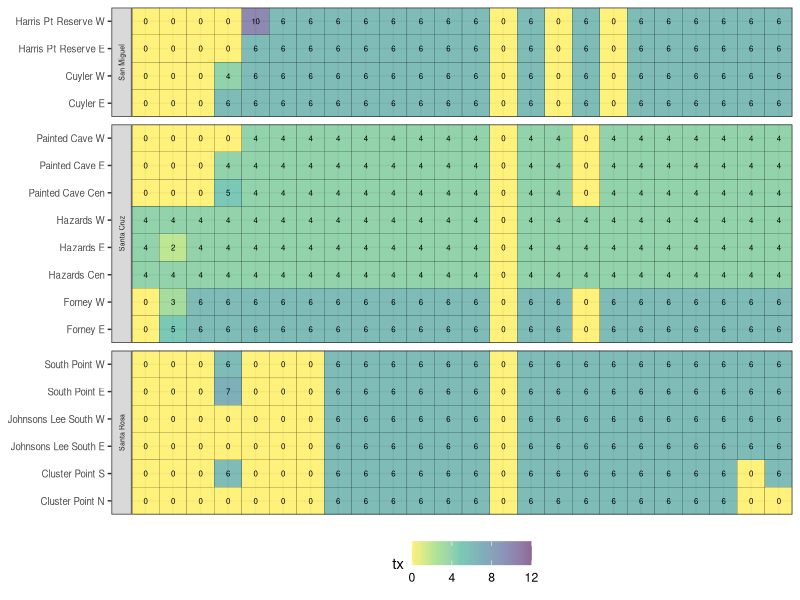
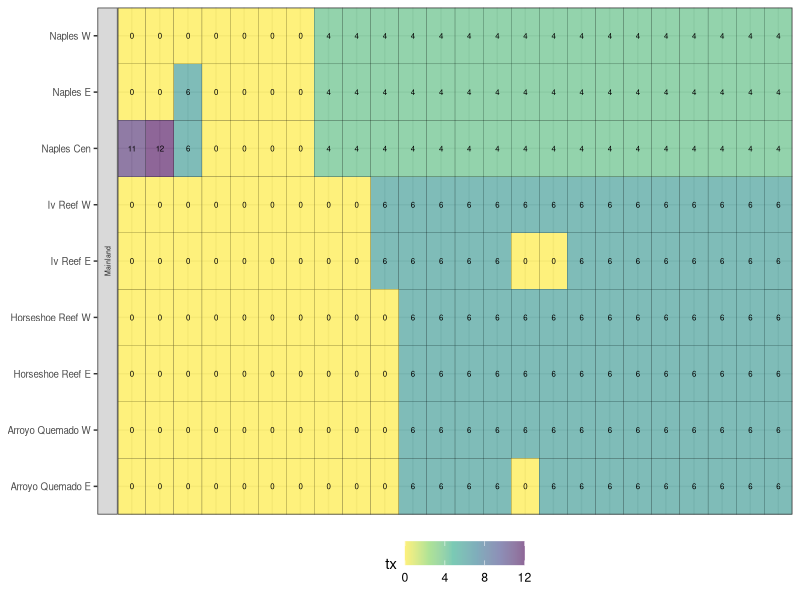
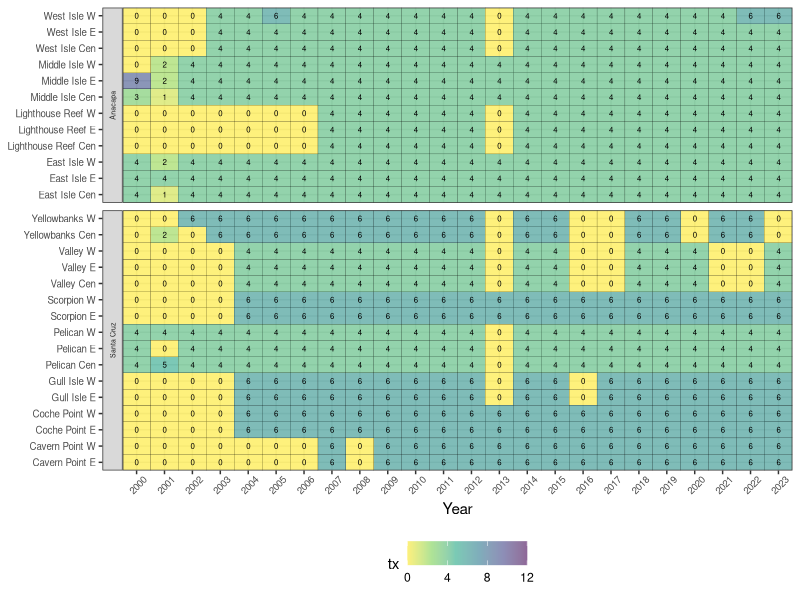
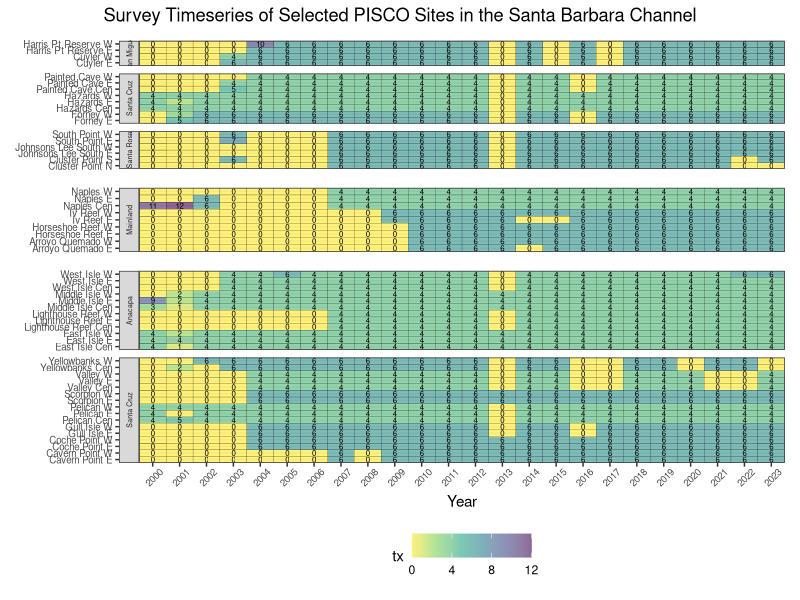
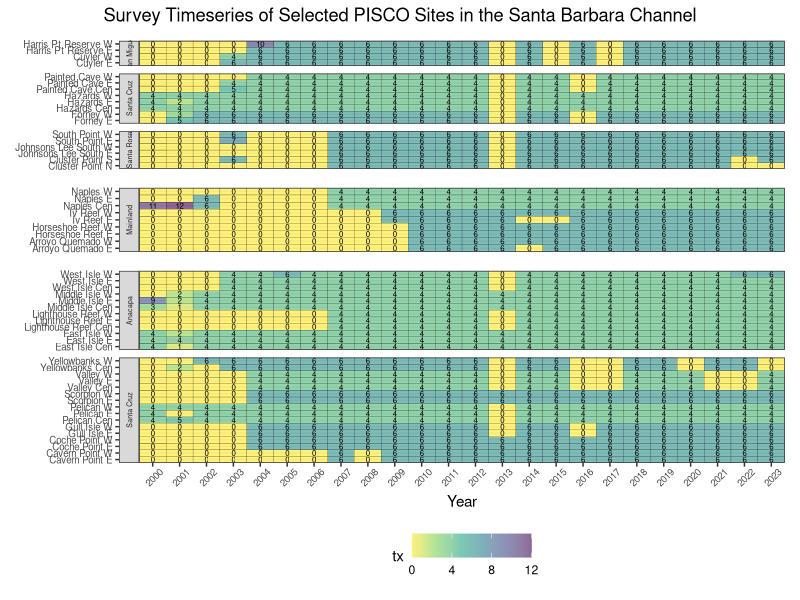

These charts were generated, in order, by the following R code:

## Load libraries ----
library(tidyverse)
library(viridis)
library(patchwork)

# 1. LOAD DATA ----
upc_swath_ucsb <- read_csv("data/upc_swath_ucsb_ALL.csv")

## Create DF with site names and region - used to create table for Sofia to fill in
# site_names <- upc_swath_ucsb %>% 
#   select(site, region) %>% 
#   distinct()

## Read in site name key
sites_data <- read_csv("data/upc_sites_sofia.csv") %>% 
  mutate(site_clean = str_to_title(site_clean))


# 2. SITE SURVEY TIMESERIES (TABLE) ----
#Table of sites & timeseries data. Before creating a figure, prep the data. 

# Dplyr method ----
# Reshape the data using pivot_wider
survey_tx <- upc_swath_ucsb %>%
  pivot_wider(id_cols = site, 
              names_from = survey_year,
              values_from = n.swath.tx) %>%
  #then we repopulate NAs with zeroes
  mutate_all(~replace(., is.na(.), 0))

#To plot more easily we reshape data from wide to long
survey_long_tx <- survey_tx %>%
  pivot_longer(
    cols = -site,
    names_to = "survey_year",
    values_to = "tx"#pivot all columns except site
  ) %>% # we add a column for surveyed: YES/NO
  mutate(surveyed = ifelse(tx == 0, "No", "Yes")) %>% 
  left_join(sites_data, by = "site")



## DF by region ----
east_sites <- survey_long_tx %>% 
  filter(region == "East")

mainland_sites <- survey_long_tx %>% 
  filter(region == "Mainland")

west_sites <- survey_long_tx %>% 
  filter(region == "West")


# Polished plot by region ----
## WEST----
tx_survey_plot_west <- ggplot(west_sites, 
                         aes(survey_year, 
                             site_clean, 
                             fill = tx, 
                             label = tx)) +
  geom_tile(color = "black", 
            linewidth = 0.05, 
            aes(height = 1)) + #this is the line that makes tile height uneven
  geom_text(size = 2, 
            color = "black") +
  # labs(y = "West") +
  scale_fill_viridis_c(direction = -1,
                       alpha = 0.6,
                       limits = c(0, 12),
                       breaks = c(0, 4, 8, 12))+
  theme_bw() +
  theme(legend.position = "bottom", 
        axis.title.y = element_blank(),
        axis.text.y = element_text(size = 7),
        axis.text.x = element_blank(),
        axis.title.x = element_blank(),
        axis.ticks.x = element_blank(),
        strip.text = element_text(size = 5))+
  facet_grid(rows = vars(island),
             scales = "free_y",
             space = "free_y",
             switch = "y")+
  scale_x_discrete(expand = c(0,0))+
  scale_y_discrete(expand = c(0,0))

tx_survey_plot_west  

## MAINFLAND ----
tx_survey_plot_mainland <- ggplot(mainland_sites, 
                                  aes(survey_year, 
                                      site_clean, 
                                      fill = tx, 
                                      label = tx)) +
  geom_tile(color = "black", 
            linewidth = 0.05, 
            aes(height = 1)) + #this is the line that makes tile height uneven
  geom_text(size = 2, 
            color = "black") +
  # labs(y = "Mainland") +
  scale_fill_viridis_c(direction = -1,
                       alpha = 0.6,
                       limits = c(0, 12),
                       breaks = c(0, 4, 8, 12))+
  # scale_fill_manual(values = c("salmon", "darkseagreen"))+
  theme_bw() +
  theme(legend.position = "bottom", 
        axis.title.y = element_blank(),
        axis.text.y = element_text(size = 7),
        axis.text.x = element_blank(),
        axis.title.x = element_blank(),
        axis.ticks.x = element_blank(),
        strip.text = element_text(size = 5))+
  facet_grid(rows = vars(island),
             scales = "free_y",
             space = "free_y",
             switch = "y")+
  scale_x_discrete(expand = c(0,0))+
  scale_y_discrete(expand = c(0,0))


tx_survey_plot_mainland

## EAST ----
tx_survey_plot_east <- ggplot(east_sites, 
                              aes(survey_year, 
                                  site_clean, 
                                  fill = tx, 
                                  label = tx)) +
  geom_tile(color = "black", 
            linewidth = 0.05, 
            aes(height = 1)) + #this is the line that makes tile height uneven
  geom_text(size = 2, 
            color = "black") +
  labs(
       x = "Year") + #y = "East",
  scale_fill_viridis_c(direction = -1,
                       alpha = 0.6,
                       limits = c(0, 12),
                       breaks = c(0, 4, 8, 12))+
  theme_bw() +
  theme(legend.position = "bottom", 
        axis.title.y = element_blank(),
        axis.text.y = element_text(size = 7),
        axis.text.x = element_text(size = 7,
                                   angle = 45,
                                   hjust = 0.5,
                                   vjust = 0.7),
        strip.text = element_text(size = 5))+
  facet_grid(rows = vars(island),
             scales = "free_y",
             space = "free_y",
             switch = "y")+
  scale_x_discrete(expand = c(0,0))+
  scale_y_discrete(expand = c(0,0))


tx_survey_plot_east

## Combining plot using the patchwork package ----

all_plots <- tx_survey_plot_west/tx_survey_plot_mainland/tx_survey_plot_east+
  plot_annotation(
    'Survey Timeseries of Selected PISCO Sites in the Santa Barbara Channel', 
    theme=theme(plot.title=element_text(hjust=0.5)))+
  plot_layout(heights = c(2, 1, 3),
              guides = "collect") &
  theme(legend.position = "bottom")

all_plots

## Save plot to png ----
ggsave("plots/tx_survey_plot.png", all_plots, width = 8, height = 10)
